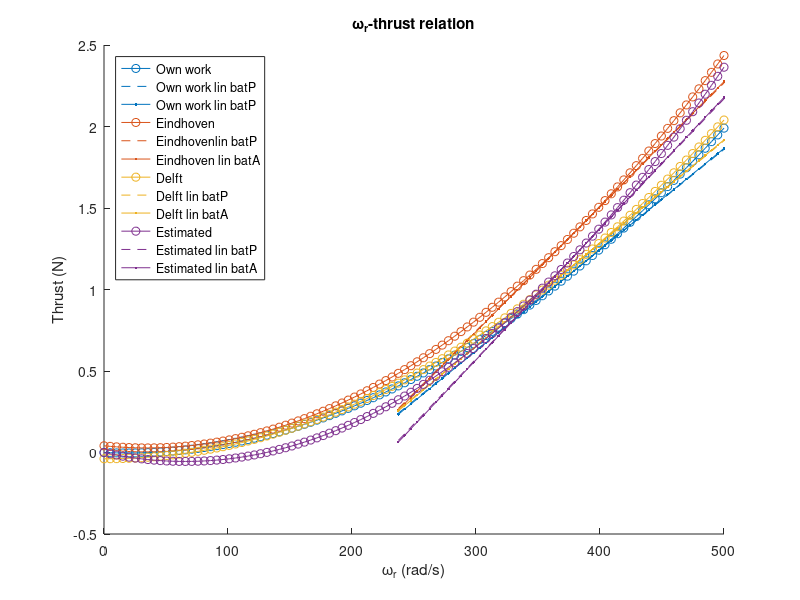
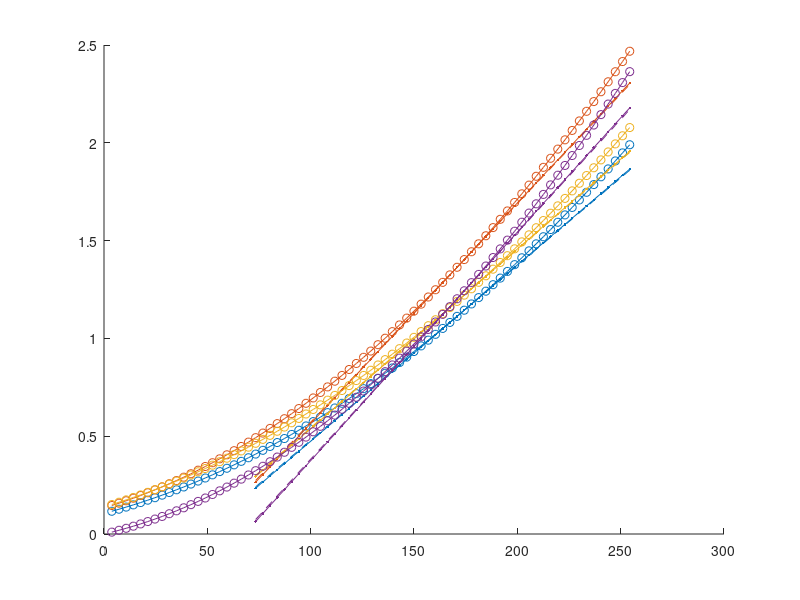

The MATLAB source for these figures, in order: (Note: this script raises an error after producing the figures.)
%% Initialization
clear;
close all;
clc;

%% TODO
% - Fix Eindhoven thesis PWM-thrust coefficients


%% Set average PWM at equilibrium
% Parrot battery
pwmEqBatP = 169.5916;

% Akku-King battery
pwmEqBatA = 171.4937;


%% Set constant coefficients
g = 9.81;
cM1 = 3.7;
cM2 = 130.9;
cA1 = cM1/2.55;
cA2 = cM2;


%% Determine coefficients of own work
% Set average omegaR-thrust coefficients
cTO = [8.6e-6;
       -3.2e-4;
       0];

% Derive average PWM-thrust coefficients
cTPO = [cTO(1)*cA1^2;
        2*cTO(1)*cA1*cA2 + cTO(2)*cA1;
        cTO(1)*cA2^2 + cTO(2)*cA2];


%% Estimate coefficients
% Parrot battery mass
mBatP = 0.481;

% Akku-King battery mass
mBatA = 0.497;


% Solve for thrust coefficients for 1 rotor
% Parrot battery
c1BatP = cA1^2*pwmEqBatP^2 + 2*cA1*cA2*pwmEqBatP + cA2^2;
c2BatP = cA1*pwmEqBatP + cA2;

cT1BatP = mBatP*g/(4*c1BatP)*(1/(1-c2BatP/c1BatP*cA2));
cT2BatP = -cA2*cT1BatP;

% Akku-King battery
c1BatA = cA1^2*pwmEqBatA^2 + 2*cA1*cA2*pwmEqBatA + cA2^2;
c2BatA = cA1*pwmEqBatA + cA2;

cT1BatA = mBatA*g/(4*c1BatA)*(1/(1-c2BatA/c1BatA*cA2));
cT2BatA = -cA2*cT1BatA;


% Derive average omegaR-thrust coefficients
cT1 = mean([cT1BatP,cT1BatA]);
cT2 = mean([cT2BatP,cT2BatA]);
cTEs = [cT1;cT2;0];


% Derive average PWM-thrust coefficients
cTPEs = [cT1*cA1^2;
         2*cT1*cA1*cA2 + cT2*cA1;
         cT1*cA2^2 + cT2*cA2];


%% Determine coefficients of Eindhoven thesis
% Given coefficients
cM  = [3.7503, 132.7387;
       3.7123, 131.5018;
       3.6891, 130.7137;
       3.7380, 132.2209];
cME = mean(cM);

% Set average PWM-thrust coefficients
cTP  = [1.5618e-4, 1.0395e-2, 0.13894;
        1.8150e-4, 8.7242e-3, 0.14425;
        1.3478e-4, 7.3295e-3, 0.11698;
        1.4306e-4, 5.7609e-3, 0.13362];
cTPE = mean(cTP)';

% Derive average omegaR-thrust coefficients
cT1Avg = cTPE(1)/cME(1)^2;
cT2Avg = -2*cME(2)*cTPE(1)/cME(1)^2 + cTPE(2)/cME(1);
cT3Avg = cTPE(1)*cME(2)^2/cME(1)^2 - ...
         cME(2)*cTPE(2)/cME(1) + cTPE(3);
cTE    = [cT1Avg;cT2Avg;cT3Avg];

% Take care of PWM range [0-255], instead of [0-100]
cTPE = cTPE./[2.55^2;2.55;1];


%% Determine coefficients of Delft thesis
% Set average omegaR-thrust coefficients
cTD = [8.386e-6;
       -3.723e-5;
       -0.03818];

% Derive average PWM-thrust coefficients (assuming same cAs as in own work)
cTPD = [cTD(1)*cA1^2;
        2*cTD(1)*cA1*cA2 + cTD(2)*cA1;
        cTD(1)*cA2^2 + cTD(2)*cA2];


%% Create coefficients vectors
%  [Own work, Eindhoven thesis, Delft thesis]
cT  = [cTO,cTE,cTD,cTEs];
cTP = [cTPO,cTPE,cTPD,cTPEs];


%% Plot omegaR-thrust curve of different sources
% Set omegaR range
omegaR = linspace(0,500)';

% Determine nonlinear omegaR-thrust relation
T = [omegaR.^2,omegaR,ones(length(omegaR),1)]*cT;

% Linearize omegaR-thrust relation around batP and batA hovering equilibria
omegaRLinMin = 235;
omegaRLinMax = 500;
[~,startSample] = min(abs(omegaR-omegaRLinMin));
[~,endSample] = min(abs(omegaR-omegaRLinMax));
omegaRLin = omegaR(startSample:endSample);

omegaRHoverBatP = cA1*pwmEqBatP+cA2;
TLinBatP = omegaRLin*[2*omegaRHoverBatP,1]*cT(1:2,:) + ...
         [-omegaRHoverBatP^2,1]*cT([1,3],:);

omegaRHoverBatA = cA1*pwmEqBatA+cA2;
TLinBatA = omegaRLin*[2*omegaRHoverBatA,1]*cT(1:2,:) + ...
         [-omegaRHoverBatA^2,1]*cT([1,3],:);

% Plot
c = [0,      0.4470, 0.7410;
     0.8500, 0.3250, 0.0980;
     0.9290, 0.6940, 0.1250;
     0.4940, 0.1840, 0.5560;
     0.4660, 0.6740, 0.1880];

figure('Name','Nonlinear and linear thrust curves');
hold on;
for i = 1:4
    plot(omegaR,T(:,i),'-o','Color',c(i,:));
    plot(omegaRLin,TLinBatP(:,i),'--','Color',c(i,:));
    plot(omegaRLin,TLinBatA(:,i),'.-','Color',c(i,:));
end
legend('Own work','Own work lin batP','Own work lin batP',...
       'Eindhoven','Eindhovenlin batP','Eindhoven lin batA',...
       'Delft','Delft lin batP','Delft lin batA',...
       'Estimated','Estimated lin batP','Estimated lin batA',...
       'location','northwest');
xlabel('\omega_r (rad/s)');
ylabel('Thrust (N)');
title('\omega_r-thrust relation');


%% Plot PWM-thrust curve of different sources
% Create PWM range
% PWM 1 from AR.Drone 2.0 is greater than PWM 0.2 from MATLAB toolbox
pwmMin = 1;
omegaRMin = cA1*pwmMin + cA2;
[~,startIdx] = min(abs(omegaR - omegaRMin));
if omegaR(startIdx) < omegaRMin
    startIdx = startIdx + 1;
end
pwm = (omegaR(startIdx:end) - cA2)/cA1;

% Create PWM-thrust data
pT = [pwm.^2,pwm,ones(length(pwm),1)]*cTP;

% Create linearized PWM polynomial data
pwmLinMin = (omegaRLinMin - cA2)/cA1;
pwmLinMax = (omegaRLinMax - cA2)/cA1;
[~,startSample] = min(abs(pwm-pwmLinMin));
[~,endSample] = min(abs(pwm-pwmLinMax));
pwmLin = pwm(startSample:endSample);

pTLinBatP = pwmLin*[2*pwmEqBatP,1]*cTP(1:2,:) + ...
         [-pwmEqBatP^2,1]*cTP([1,3],:);

pTLinBatA = pwmLin*[2*pwmEqBatA,1]*cTP(1:2,:) + ...
         [-pwmEqBatA^2,1]*cTP([1,3],:);

% Create PWM-thrust and linearization data for Eindhoven thesis
% pwmE = pwm/2.55;
% pwmLinE = pwmLin/2.55;
% pTE = [pwmE.^2,pwmE,ones(length(pwmE),1)]*cTPE;
% 
% pTLinBatPE = pwmLinE*[2*pwmEqBatP/2.55,1]*cTPE(1:2) + ...
%          [-(pwmEqBatP/2.55)^2,1]*cTPE([1,3]);
% 
% pTLinBatAE = pwmLinE*[2*pwmEqBatA/2.55,1]*cTPE(1:2) + ...
%          [-(pwmEqBatA/2.55)^2,1]*cTPE([1,3]);

% Plot
figure('Name','Nonlinear and linear thrust curves per PWM value');
hold on;
for i = 1:4
    plot(pwm,pT(:,i),'-o','Color',c(i,:));
    plot(pwmLin,pTLinBatP(:,i),'--','Color',c(i,:));
    plot(pwmLin,pTLinBatA(:,i),'.-','Color',c(i,:));
end
xline(pwmEqBatP);
yline(mBatP*g/4);
xline(pwmEqBatA);
yline(mBatA*g/4);
legend('Own work','Own work lin batP','Own work lin batP',...
       'Eindhoven','Eindhoven lin batP','Eindhoven lin batA',...
       'Delft','Delft lin batP','Delft lin batA',...
       'Estimated','Estimated lin batP','Estimated lin batA',...
       'location','northwest');
xlabel('AR.Drone 2.0 PWM (-)');
ylabel('Thrust (N)');
title('PWM-thrust relation');


%% Shift up identified omegaR-thrust curve
